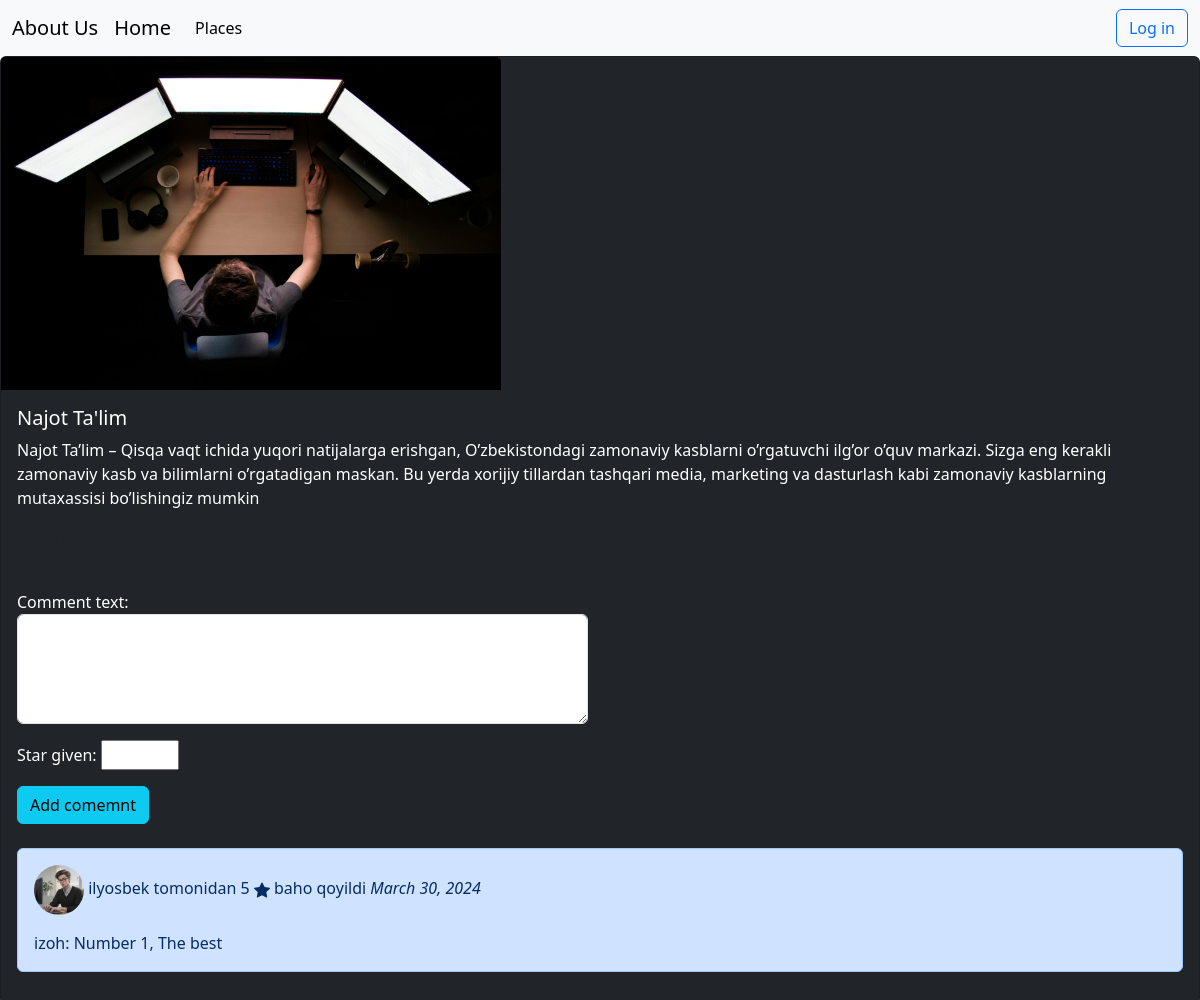
Page /places/about_page/1 on the earlier database version.
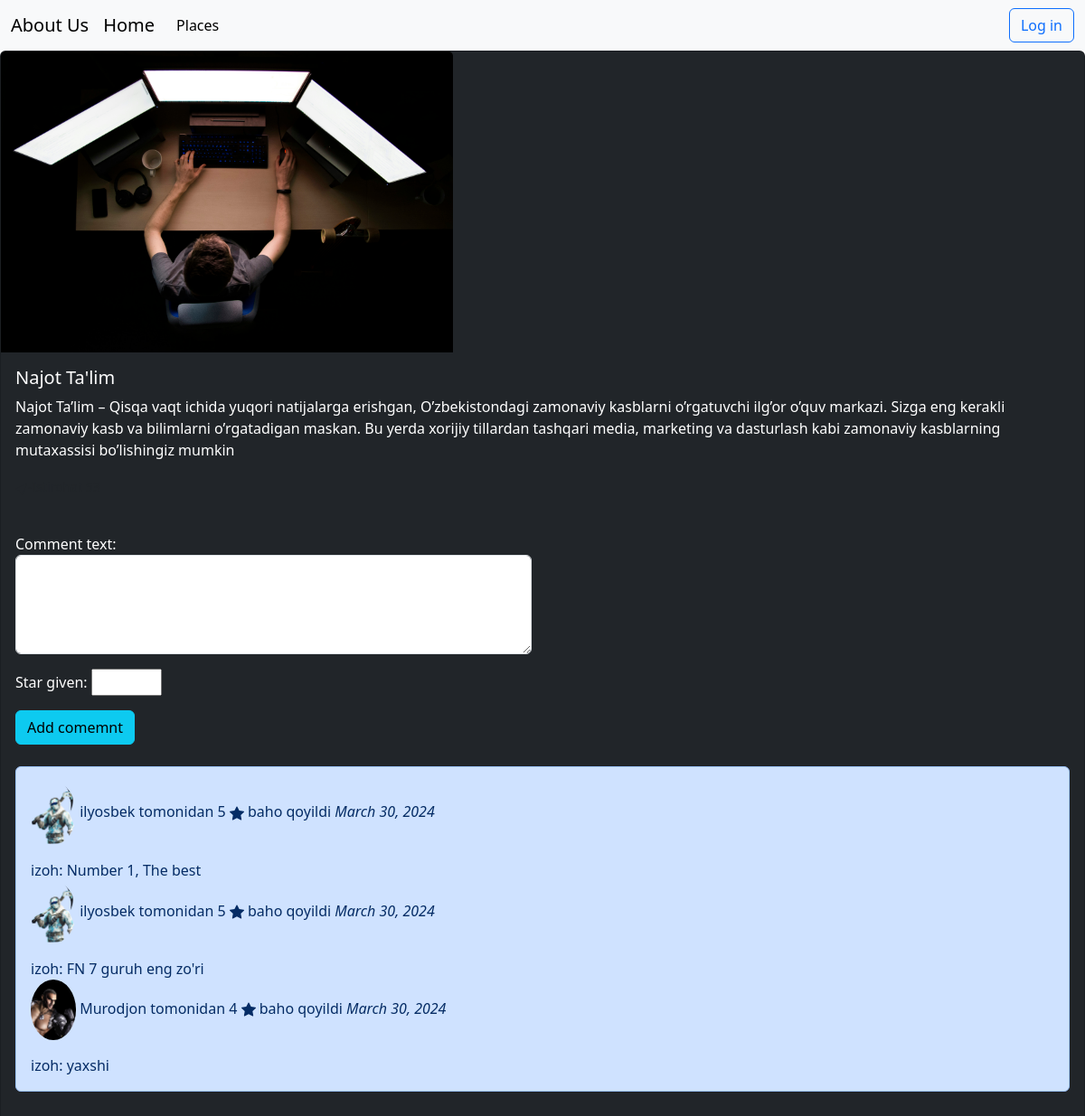
Same page on the later database version.
### places/models.py (models this page shows, shortened)
class Place(models.Model):
    name=models.CharField(max_length=100)
    description=models.TextField()
    address=models.CharField(max_length=100)
    image=models.ImageField(upload_to='places_images/', default='places/default1.jpg')

class Comment(models.Model):
    user=models.ForeignKey(User, on_delete=models.CASCADE)
    place=models.ForeignKey(Place, on_delete=models.CASCADE, related_name='izohlar')
    comment_text=models.TextField()
    star_given=models.IntegerField(validators=[MinValueValidator(1), MaxValueValidator(5)])
    created_at=models.DateField(default=timezone.now)

### users/models.py (models this page shows)
class User(AbstractUser):
    photo=models.ImageField(upload_to="user_photos/", default='users/default.jpeg ')
    phone_number=models.CharField(max_length=13, unique=True, blank=True, null=True)

### places/views.py (the view)
# urls.py: path('about_page/<int:id>', AboutView.as_view(), name='about_page' ),
class AboutView(View):
    def get(self, request, id):
        owners=PlaceOwner.objects.all()
        detail=get_object_or_404(Place, pk=id)
        comments=Comment.objects.all()
        form=PlaceCommentForm()
        data={
            'owners':owners,
            'detail':detail,
            'form': form,
            'comments':comments
        }
        return render(request, 'places/about_page.html', context=data)

### places/forms.py
class PlaceCommentForm(forms.ModelForm):
   star_given=forms.IntegerField(max_value=5, min_value=1)
   comment_text=forms.CharField(widget=forms.Textarea(attrs={'class':'form-control' ,'rows':4, }))
   class Meta:
         model=Comment
         fields=('comment_text', 'star_given' )

### places/templates/places/about_page.html (shortened to what this page needs)
{% extends "base.html"%}
{% block content %}
<div class="card text-bg-dark">
    <img style="width: 500px;" src="{{detail.image.url}}" class="card-img-top" alt="...">
    <div class="card-body">
      <h5 class="card-title">{{detail.name}}</h5>
      <p class="card-text">{{detail.description}}</p>
      <p class="card-text"><small class="text-body-secondary">-{{detail.address}}</small></p>
      <br>
      <div class="row mb-4">
        <div class="col-6">
          <form action="{% url 'places:add_comment' detail.id %}" method="post">
            {{form.as_p}}
            <button class="btn btn-info" type="submit"> Add comemnt</button>
          </form>
        </div>
      </div>
      <div class="alert alert-primary" role="alert">
            {% for com in    detail.izohlar.all %}
                <p> <img style="width: 50px; border-radius: 100%;" src="{{com.user.photo.url}}" alt="User photo">
                  {{com.user.username}}  tomonidan {{com.star_given}}
                   baho qoyildi   <i > {{com.created_at}} </i></p>
                    izoh: {{com.comment_text}}
             {% endfor %}
        </div>
    </div>
</div>
{% endblock %}

### templates/base.html (shortened to what this page needs)
<!DOCTYPE html>
<html>
<head>
    <link href="https://cdn.jsdelivr.net/npm/bootstrap@5.3.3/dist/css/bootstrap.min.css" rel="stylesheet">
</head>
<body>
    <nav class="navbar navbar-expand-lg bg-body-tertiary">
        <div class="container-fluid">
          <a class="navbar-brand" href="{% url 'landing'%}">About Us</a>
          <a class="navbar-brand" href="{% url 'places:home'%}">Home </a>
          <div class="collapse navbar-collapse" id="navbarSupportedContent">
            <ul class="navbar-nav me-auto mb-2 mb-lg-0">
              <li class="nav-item">
                <a class="nav-link active" aria-current="page" href="{% url 'places:places_page'%}">Places</a>
              </li>
            </ul>
            {% if user.is_authenticated %}
            <li class="nav-item dropdown me-5 d-flex">
                <a class="nav-link dropdown-toggle" href="#" role="button" data-bs-toggle="dropdown" aria-expanded="false">
                     {{user.username}}
                </a>
                <ul class="dropdown-menu">
                  <li><a class="dropdown-item" href="{% url 'users:profile'%}">Profile</a></li>
                  <li><a class="dropdown-item" href="{% url 'users:logout_page'%}">Log Out</a></li>
                  {% else %}
                  <a type="button" class="btn btn-outline-primary" href="{% url 'users:login_page'%}">Log in </a>
                  {% endif %}
          </div>
        </div>
      </nav>
    {% block content %}
    {% endblock %}
</body>
</html>

Differences in the rows shown:
changed through a linked row, Comment "Number 1, The best": user.photo: a different picture
added Comment: user.photo (picture), user.username "ilyosbek", star_given "5", created_at "March 30, 2024", comment_text "FN 7 guruh eng zo'ri"
added Comment: user.photo (picture), user.username "Murodjon", star_given "4", created_at "March 30, 2024", comment_text "yaxshi"
